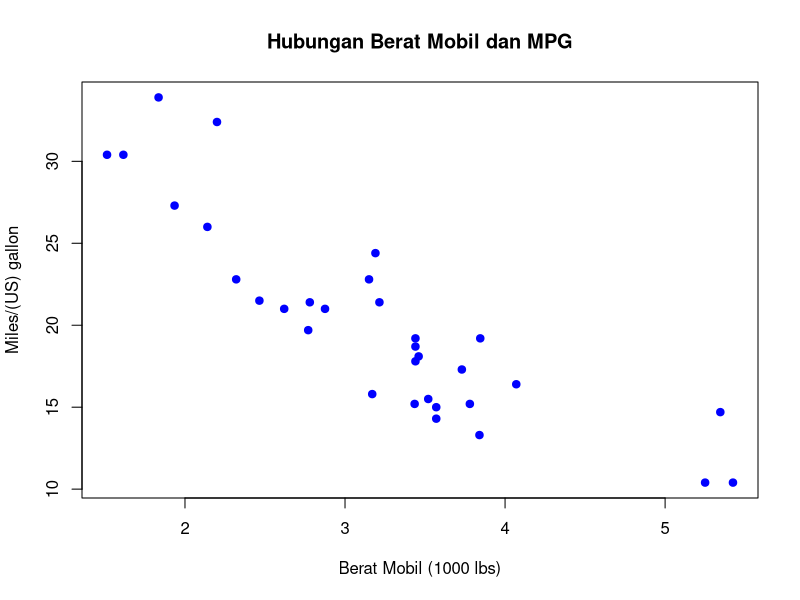
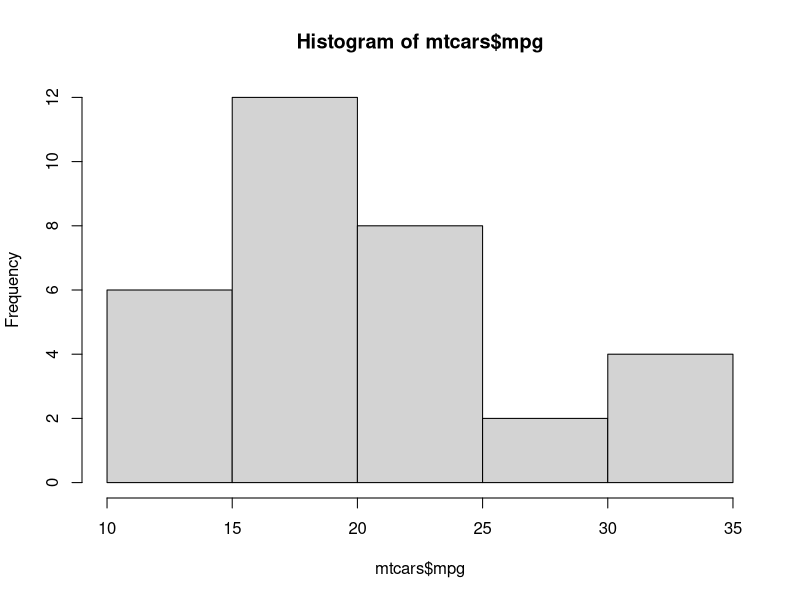

The R source for these figures, in order:
#Dwi Regina Putri 1314624001

#1. MEMBUAT PROSES COMMIT DI R
data(mtcars)
head(mtcars)

#Udah di branch baru
#Visual data mtcars
plot(mtcars$wt, mtcars$mpg,
     main = "Hubungan Berat Mobil dan MPG",
     xlab = "Berat Mobil (1000 lbs)",
     ylab = "Miles/(US) gallon",
     col = "blue", pch = 19)

hist(mtcars$mpg)
